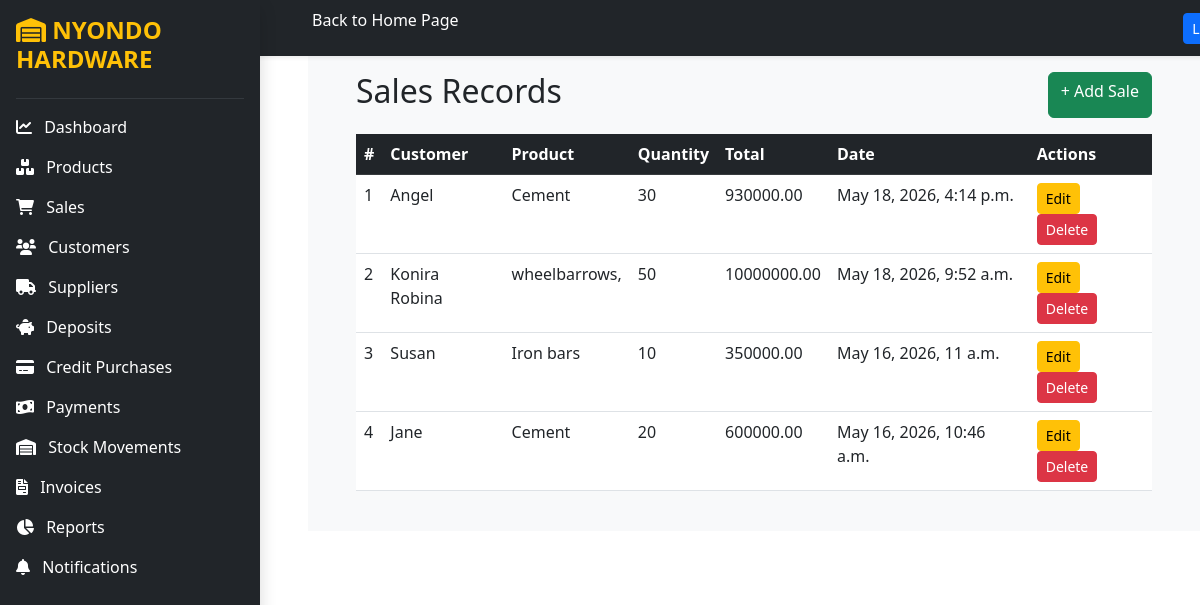
Page /sales/ on the committed database.
### core/models.py (models this page shows, shortened)
class Sale(models.Model):
    CUSTOMER_TYPES = (
        ('Retail', 'Retail'),
        ('Wholesale', 'Wholesale'),
    )
    date = models.DateTimeField(auto_now_add=True)
    sales_representative = models.CharField( max_length=200,validators=[MinLengthValidator(3)])
    customer_name = models.CharField(max_length=200,validators=[MinLengthValidator(3)])
    address = models.CharField(max_length=200,validators=[MinLengthValidator(3)])
    phone_number = models.CharField(max_length=20,validators=[phone_validator])
    customer_type = models.CharField(max_length=20,choices=CUSTOMER_TYPES)
    product_name = models.ForeignKey(Product,on_delete=models.CASCADE)
    quantity = models.IntegerField(validators=[MinValueValidator(1)])
    selling_price = models.DecimalField(max_digits=10,decimal_places=2,validators=[MinValueValidator(0)])
    total_amount = models.DecimalField(max_digits=10,decimal_places=2,validators=[MinValueValidator(0)])
    transport_fee = models.DecimalField(max_digits=10,decimal_places=2,validators=[MinValueValidator(0)])

class Product(models.Model):
    name = models.CharField(max_length=100,validators=[MinLengthValidator(2)])
    category = models.CharField(max_length=100,validators=[MinLengthValidator(2)])
    unit_cost = models.DecimalField(max_digits=10,decimal_places=2,validators=[MinValueValidator(0)])
    selling_price = models.DecimalField(max_digits=10,decimal_places=2,validators=[MinValueValidator(0)])
    stock_quantity = models.IntegerField(validators=[MinValueValidator(0)])
    def __str__(self):
        return self.name

### core/views.py (the view)
# urls.py: path('sales/',views.sales,name='sales'),
def sales(request):
    sales = Sale.objects.all().order_by('-date')
    context = {'sales': sales}
    return render( request,'sales.html',context)

### core/templates/sales.html
{% extends 'base.html' %}
{% block content %}
<div class="container mt-5">
    <div class="container mt-5">
        <div class="d-flex justify-content-between mb-3">
            <h2>Sales Records</h2>
            <a href="{% url 'add_sales' %}" class="btn btn-success">+ Add Sale</a>
        </div>
        <div class="card-body table-responsive">
            <table class="table table-hover">
                <thead class="table-dark">
                    <tr>
                        <th>#</th>
                        <th>Customer</th>
                        <th>Product</th>
                        <th>Quantity</th>
                        <th>Total</th>
                        <th>Date</th>
                        <th>Actions</th>
                    </tr>
                </thead>
                <tbody>
                    {% for sale in sales %}
                    <tr>
                        <td>{{ forloop.counter }}</td>
                        <td>{{ sale.customer_name }}</td>
                        <td>{{ sale.product_name }}</td>
                        <td>{{ sale.quantity }}</td>
                        <td>{{ sale.total_amount }}</td>
                        <td>{{ sale.date }}</td>
                        <td>
                            <a href="{% url 'edit_sale' sale.id %}" class="btn btn-warning btn-sm"> Edit</a>
                            <a href="{% url 'delete_sale' sale.id %}" class="btn btn-danger btn-sm"
                                onclick="return confirm('Delete this sale?')"> Delete</a>
                        </td>
                    </tr>
                    {% empty %}
                    <tr>
                        <td colspan="7" class="text-center">
                            No sales available
                        </td>
                    </tr>
                    {% endfor %}
                </tbody>
            </table>
        </div>
    </div>
</div>
{% endblock %}

### rows in the picture
Sale: customer_name "Angel", product_name "Cement", quantity "30", total_amount "930000.00", date "May 18, 2026, 4:14 p.m."
Sale: customer_name "Konira Robina", product_name "wheelbarrows,", quantity "50", total_amount "10000000.00", date "May 18, 2026, 9:52 a.m."
Sale: customer_name "Susan", product_name "Iron bars", quantity "10", total_amount "350000.00", date "May 16, 2026, 11 a.m."
Sale: customer_name "Jane", product_name "Cement", quantity "20", total_amount "600000.00", date "May 16, 2026, 10:46 a.m."
